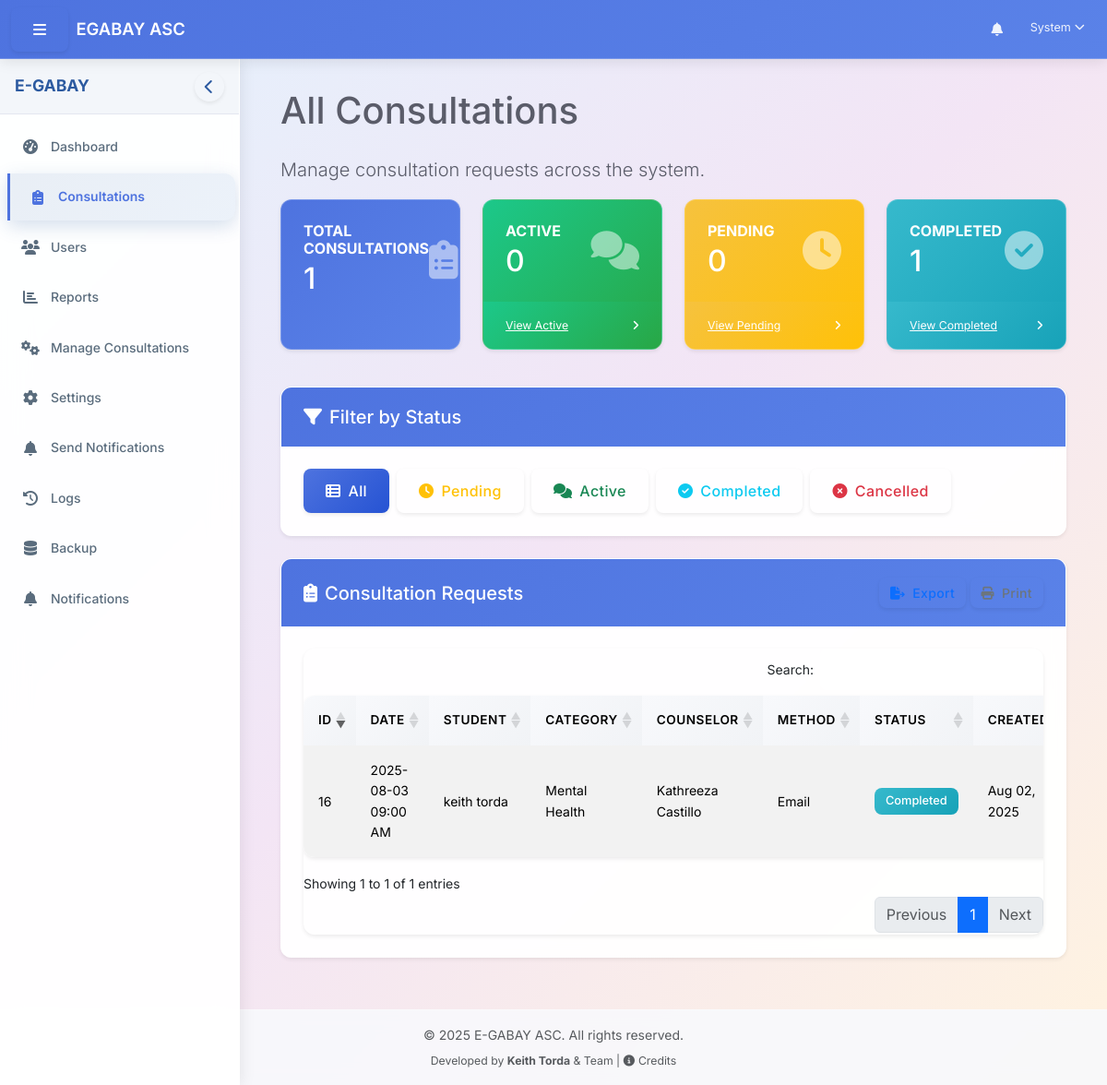
The page /dashboard/admin/consultations.php (signed in) on the database its author committed.
### tables this page shows
CREATE TABLE `consultation_requests` (
  `id` int(11) NOT NULL AUTO_INCREMENT,
  `student_id` int(11) NOT NULL,
  `counselor_id` int(11) DEFAULT NULL,
  `issue_description` text NOT NULL,
  `issue_category` varchar(100) DEFAULT NULL,
  `preferred_date` date NOT NULL,
  `preferred_time` time NOT NULL,
  `communication_method` enum('in_person','phone','video','email','chat','voice') NOT NULL,
  `is_anonymous` tinyint(1) NOT NULL DEFAULT 0,
  `status` enum('pending','live','completed','cancelled') NOT NULL DEFAULT 'pending',
  `counselor_notes` text DEFAULT NULL,
  `created_at` timestamp NOT NULL DEFAULT current_timestamp(),
  `updated_at` timestamp NOT NULL DEFAULT current_timestamp() ON UPDATE current_timestamp(),
  PRIMARY KEY (`id`),
  KEY `idx_consultation_requests_student` (`student_id`),
  KEY `idx_consultation_requests_counselor` (`counselor_id`),
  CONSTRAINT `consultation_requests_ibfk_1` FOREIGN KEY (`student_id`) REFERENCES `users` (`user_id`) ON DELETE CASCADE,
  CONSTRAINT `consultation_requests_ibfk_2` FOREIGN KEY (`counselor_id`) REFERENCES `users` (`user_id`) ON DELETE CASCADE
);

CREATE TABLE `users` (
  `user_id` int(11) NOT NULL AUTO_INCREMENT,
  `username` varchar(50) NOT NULL,
  `password` varchar(255) NOT NULL,
  `first_name` varchar(100) NOT NULL,
  `last_name` varchar(100) NOT NULL,
  `email` varchar(100) NOT NULL,
  `role_id` int(11) NOT NULL,
  `is_active` tinyint(1) DEFAULT 1,
  `last_login` datetime DEFAULT NULL,
  `created_at` timestamp NOT NULL DEFAULT current_timestamp(),
  `updated_at` timestamp NOT NULL DEFAULT current_timestamp() ON UPDATE current_timestamp(),
  `profile_picture` varchar(255) DEFAULT NULL,
  `verification_token` varchar(64) DEFAULT NULL,
  `is_verified` tinyint(1) NOT NULL DEFAULT 0,
  PRIMARY KEY (`user_id`),
  UNIQUE KEY `username` (`username`),
  UNIQUE KEY `email` (`email`),
  KEY `idx_users_role` (`role_id`),
  CONSTRAINT `users_ibfk_1` FOREIGN KEY (`role_id`) REFERENCES `roles` (`role_id`)
);

### classes/Consultation.php (called while the page is built, shortened)
<?php
class Consultation {
    private $conn;
    private $table = "consultation_requests";
    public function __construct($db) {
        $this->conn = $db;
    }
    public function getStatistics() {
        $query = "SELECT
                  COUNT(*) as total_consultations,
                  SUM(CASE WHEN status = 'pending' THEN 1 ELSE 0 END) as pending_consultations,
                  SUM(CASE WHEN status = 'live' THEN 1 ELSE 0 END) as active_consultations,
                  SUM(CASE WHEN status = 'completed' THEN 1 ELSE 0 END) as completed_consultations,
                  SUM(CASE WHEN status = 'cancelled' THEN 1 ELSE 0 END) as cancelled_consultations
                  FROM " . $this->table;
        $stmt = $this->conn->prepare($query);
        $stmt->execute();
        $result = $stmt->fetch(PDO::FETCH_ASSOC);
        $defaults = [
            'total_consultations' => 0,
            'pending_consultations' => 0,
            'active_consultations' => 0,
            'completed_consultations' => 0,
            'cancelled_consultations' => 0
        ];
        return array_merge($defaults, $result ? $result : []);
    }
}
?>

### includes/utility.php (called while the page is built, shortened)
<?php
function formatDate($date, $format = 'Y-m-d') {
    $timestamp = strtotime($date);
    return date($format, $timestamp);
}
function formatTime($time, $format = 'h:i A') {
    $timestamp = strtotime($time);
    return date($format, $timestamp);
}
?>

### dashboard/admin/consultations.php (the view, shortened to what this page needs)
<?php
require_once __DIR__ . '/../../includes/path_fix.php';
require_once $base_path . '/config/config.php';
require_once $base_path . '/classes/Auth.php';
require_once $base_path . '/classes/Consultation.php';
$database = new Database();
$db = $database->getConnection();
$consultation = new Consultation($db);
$status_filter = isset($_GET['status']) ? $_GET['status'] : '';
$consultation_stats = $consultation->getStatistics();
$query = "SELECT cr.*,
          u1.first_name as student_first_name, u1.last_name as student_last_name,
          u2.first_name as counselor_first_name, u2.last_name as counselor_last_name
          FROM consultation_requests cr
          JOIN users u1 ON cr.student_id = u1.user_id
          LEFT JOIN users u2 ON cr.counselor_id = u2.user_id";
$query .= " ORDER BY cr.created_at DESC";
$stmt = $db->prepare($query);
$stmt->execute();
$consultations = $stmt->fetchAll(PDO::FETCH_ASSOC);
include_once $base_path . '/includes/header.php';
?>
<div class="row">
    <div class="col-12">
        <h1 class="mb-4">All Consultations</h1>
        <p class="lead">Manage consultation requests across the system.</p>
    </div>
</div>
<div class="row mb-4">
    <div class="col-xl-3 col-md-6 mb-3">
        <div class="card bg-primary text-white h-100">
            <div class="card-body">
                <div class="d-flex justify-content-between align-items-center">
                    <div>
                        <h6 class="text-uppercase fw-bold mb-1">Total Consultations</h6>
                        <h2 class="mb-0"><?php echo $consultation_stats['total_consultations']; ?></h2>
                    </div>
                    <div>
                        <i class="fas fa-clipboard-list fa-3x opacity-50"></i>
                    </div>
                </div>
            </div>
        </div>
    </div>
    <div class="col-xl-3 col-md-6 mb-3">
        <div class="card bg-success text-white h-100">
            <div class="card-body">
                <div class="d-flex justify-content-between align-items-center">
                    <div>
                        <h6 class="text-uppercase fw-bold mb-1">Active</h6>
                        <h2 class="mb-0"><?php echo $consultation_stats['active_consultations']; ?></h2>
                    </div>
                    <div>
                        <i class="fas fa-comments fa-3x opacity-50"></i>
                    </div>
                </div>
            </div>
            <div class="card-footer d-flex align-items-center justify-content-between bg-success bg-opacity-75">
                <a class="small text-white stretched-link" href="?status=live">View Active</a>
                <div class="small text-white"><i class="fas fa-angle-right"></i></div>
            </div>
        </div>
    </div>
    <div class="col-xl-3 col-md-6 mb-3">
        <div class="card bg-warning text-white h-100">
            <div class="card-body">
                <div class="d-flex justify-content-between align-items-center">
                    <div>
                        <h6 class="text-uppercase fw-bold mb-1">Pending</h6>
                        <h2 class="mb-0"><?php echo $consultation_stats['pending_consultations']; ?></h2>
                    </div>
                    <div>
                        <i class="fas fa-clock fa-3x opacity-50"></i>
                    </div>
                </div>
            </div>
            <div class="card-footer d-flex align-items-center justify-content-between bg-warning bg-opacity-75">
                <a class="small text-white stretched-link" href="?status=pending">View Pending</a>
                <div class="small text-white"><i class="fas fa-angle-right"></i></div>
            </div>
        </div>
    </div>
    <div class="col-xl-3 col-md-6 mb-3">
        <div class="card bg-info text-white h-100">
            <div class="card-body">
                <div class="d-flex justify-content-between align-items-center">
                    <div>
                        <h6 class="text-uppercase fw-bold mb-1">Completed</h6>
                        <h2 class="mb-0"><?php echo $consultation_stats['completed_consultations']; ?></h2>
                    </div>
                    <div>
                        <i class="fas fa-check-circle fa-3x opacity-50"></i>
                    </div>
                </div>
            </div>
            <div class="card-footer d-flex align-items-center justify-content-between bg-info bg-opacity-75">
                <a class="small text-white stretched-link" href="?status=completed">View Completed</a>
                <div class="small text-white"><i class="fas fa-angle-right"></i></div>
            </div>
        </div>
    </div>
</div>
<div class="row mb-4">
    <div class="col-12">
        <div class="card shadow-sm">
            <div class="card-header bg-light">
                <h5 class="card-title mb-0"><i class="fas fa-filter me-2"></i>Filter by Status</h5>
            </div>
            <div class="card-body">
                <div class="d-flex flex-wrap gap-2">
                    <a href="<?php echo $_SERVER['PHP_SELF']; ?>" class="btn <?php echo empty($status_filter) ? 'btn-primary' : 'btn-outline-primary'; ?>">
                        <i class="fas fa-th-list me-2"></i>All
                    </a>
                    <a href="<?php echo $_SERVER['PHP_SELF']; ?>?status=pending" class="btn <?php echo $status_filter === 'pending' ? 'btn-warning' : 'btn-outline-warning'; ?>">
                        <i class="fas fa-clock me-2"></i>Pending
                    </a>
                    <a href="<?php echo $_SERVER['PHP_SELF']; ?>?status=live" class="btn <?php echo $status_filter === 'live' ? 'btn-success' : 'btn-outline-success'; ?>">
                        <i class="fas fa-comments me-2"></i>Active
                    </a>
                    <a href="<?php echo $_SERVER['PHP_SELF']; ?>?status=completed" class="btn <?php echo $status_filter === 'completed' ? 'btn-info' : 'btn-outline-info'; ?>">
                        <i class="fas fa-check-circle me-2"></i>Completed
                    </a>
                    <a href="<?php echo $_SERVER['PHP_SELF']; ?>?status=cancelled" class="btn <?php echo $status_filter === 'cancelled' ? 'btn-danger' : 'btn-outline-danger'; ?>">
                        <i class="fas fa-times-circle me-2"></i>Cancelled
                    </a>
                </div>
            </div>
        </div>
    </div>
</div>
<div class="card shadow-sm mb-4">
    <div class="card-header bg-light d-flex justify-content-between align-items-center">
        <h5 class="card-title mb-0"><i class="fas fa-clipboard-list me-2"></i>Consultation Requests</h5>
        <?php if (!empty($consultations)): ?>
            <div>
                <button type="button" class="btn btn-sm btn-outline-primary" id="exportBtn">
                    <i class="fas fa-file-export me-1"></i> Export
                </button>
                <button type="button" class="btn btn-sm btn-outline-secondary" id="printBtn">
                    <i class="fas fa-print me-1"></i> Print
                </button>
            </div>
        <?php endif; ?>
    </div>
    <div class="card-body">
        <?php if (empty($consultations)): ?>
            <div class="text-center py-5">
                <i class="fas fa-clipboard-list fa-4x text-muted mb-3"></i>
                <p class="lead text-muted">No consultations found<?php echo !empty($status_filter) ? ' with status "' . ucfirst($status_filter) . '"' : ''; ?>.</p>
                <?php if (!empty($status_filter)): ?>
                    <a href="<?php echo $_SERVER['PHP_SELF']; ?>" class="btn btn-primary">
                        <i class="fas fa-th-list me-2"></i>View All Consultations
                    </a>
                <?php else: ?>
                    <p class="text-muted">Add new consultations through the student portal.</p>
                <?php endif; ?>
            </div>
        <?php else: ?>
            <div class="table-responsive">
                <table class="table table-striped table-hover" id="consultationsTable">
                    <thead class="table-light">
                        <tr>
                            <th>ID</th>
                            <th>Date</th>
                            <th>Student</th>
                            <th>Category</th>
                            <th>Counselor</th>
                            <th>Method</th>
                            <th>Status</th>
                            <th>Created</th>
                        </tr>
                    </thead>
                    <tbody>
                        <?php foreach ($consultations as $consultation): ?>
                            <tr>
                                <td><?php echo $consultation['id']; ?></td>
                                <td><?php echo formatDate($consultation['preferred_date']) . ' ' . formatTime($consultation['preferred_time']); ?></td>
                                <td>
                                    <?php
                                    if (!empty($consultation['is_anonymous']) && $consultation['is_anonymous'] == 1) {
                                        echo '<span class="text-muted"><i class="fas fa-user-secret me-1"></i>Anonymous</span>';
                                    } else {
                                        echo $consultation['student_first_name'] . ' ' . $consultation['student_last_name'];
                                    }
                                    ?>
                                </td>
                                <td>
                                    <?php echo !empty($consultation['issue_category']) ? $consultation['issue_category'] : '<span class="text-muted">Uncategorized</span>'; ?>
                                </td>
                                <td>
                                    <?php
                                    if ($consultation['counselor_id']) {
                                        echo $consultation['counselor_first_name'] . ' ' . $consultation['counselor_last_name'];
                                    } else {
                                        echo '<span class="text-muted"><i class="fas fa-user-plus me-1"></i>Not Assigned</span>';
                                    }
                                    ?>
                                </td>
                                <td><?php echo ucfirst(str_replace('_', ' ', $consultation['communication_method'])); ?></td>
                                <td>
                                    <?php
                                    switch ($consultation['status']) {
                                        case 'completed':
                                            echo '<span class="badge bg-info">Completed</span>';
                                            break;
                                    }
                                    ?>
                                </td>
                                <td><?php echo formatDate($consultation['created_at'], 'M d, Y'); ?></td>
                            </tr>
                        <?php endforeach; ?>
                    </tbody>
                </table>
            </div>
        <?php endif; ?>
    </div>
</div>
<?php
include_once $base_path . '/includes/footer.php';
?>

### rows shown on the page
consultation_requests: id "16", preferred_date "2025-08-03", preferred_time "09:00 AM", student.first_name "keith", student.last_name "torda", issue_category "Mental Health", counselor.first_name "Kathreeza", counselor.last_name "Castillo", communication_method "Email", status "Completed", created_at "Aug 02, 2025"

### other values the page prints
$_SESSION['first_name'] "System"
$consultation_stats['total_consultations'] "1"
$consultation_stats['active_consultations'] "0"
$consultation_stats['pending_consultations'] "0"
$consultation_stats['completed_consultations'] "1"
